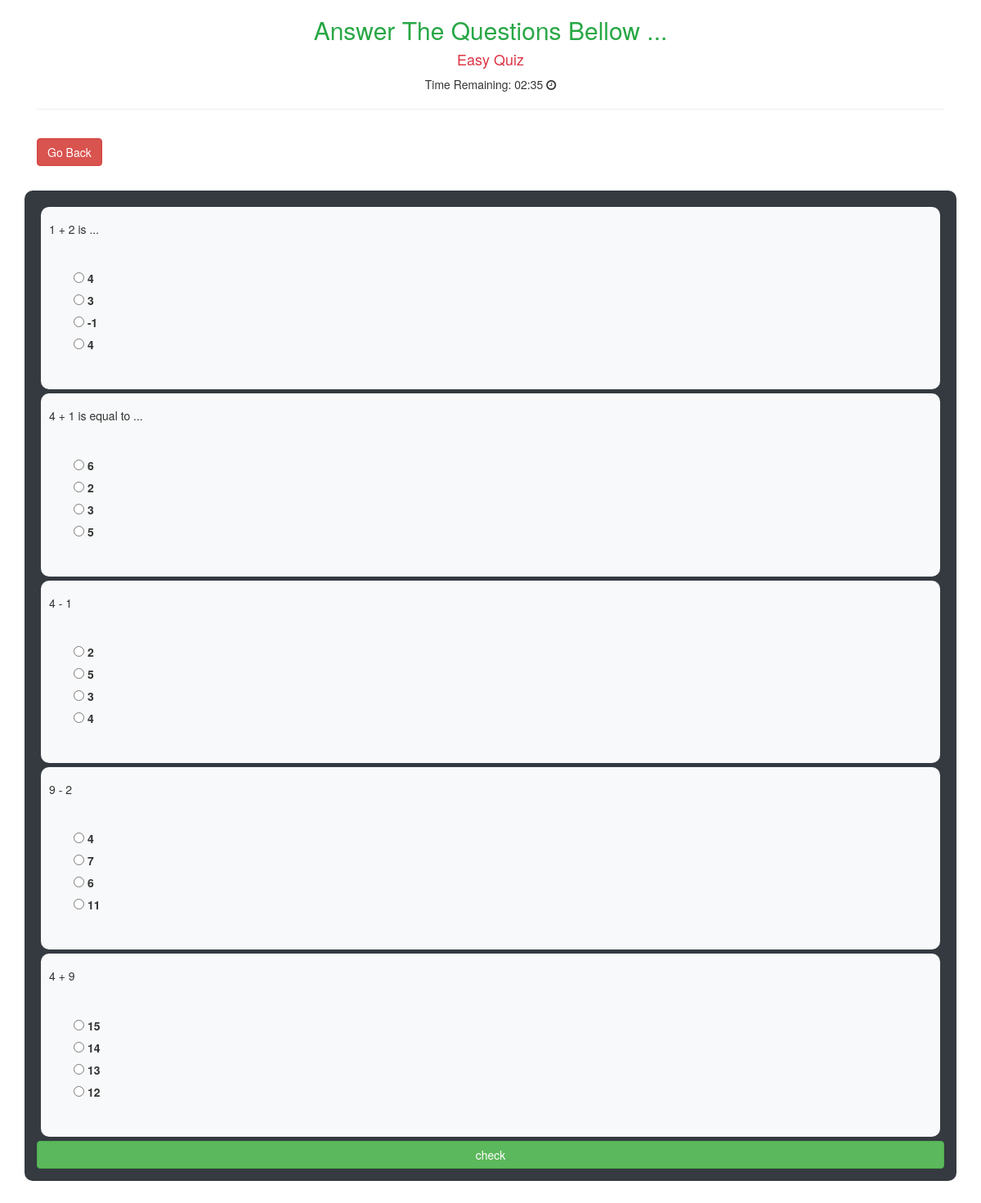
The page /1 (signed in) on the database its author committed.
### quiz/models.py (models this page shows, shortened)
class Quiz( models.Model ):
    name = models.CharField( max_length=100 )
    difficulty = models.CharField( choices=choices, max_length=100 )
    number_of_questions = models.IntegerField( default=0, help_text='number of questions for quiz' )
    min_score = models.IntegerField( default=0, help_text='min score you need to pass the quiz.' )
    required_time = models.IntegerField()

class Question( models.Model ):
    question_text = models.CharField( max_length=250 )
    quiz = models.ForeignKey( Quiz, on_delete=models.CASCADE )

class Answer( models.Model ):
    question = models.ForeignKey( Question, on_delete=models.CASCADE )
    is_correct = models.BooleanField( default=False )
    answer_text = models.CharField( max_length=200 )

### quiz/views.py (the view)
# urls.py: path( '<int:quiz_id>', quizView, name='quiz' ),
@login_required
def quizView(request, *args, **kwargs):
    quiz_id = kwargs['quiz_id']
    quiz = Quiz.objects.filter( id=quiz_id ).first()
    questions = quiz.question_set.all()
    context = {'quiz': quiz, 'questions': questions}
    return render( request, 'quiz/quiz-page.html', context )

### quiz/templates/quiz/quiz-page.html (shortened to what this page needs)
{% extends 'shared/_MainLayout.html' %}
{% block content %}
    <div class="container">
        <h2 class="text-center text-success">Answer The Questions Bellow ...</h2>
        <h4 class="text-center text-danger">{{ quiz.difficulty|title }} Quiz</h4>
        <p class="text-center">Time Remaining: 02:35 <i class="fa fa-clock-o"></i></p>
        <hr>
    </div>
    <div class="container mt-4 mb-5">
        <a href="{% url 'quiz:home-view' %}" class="btn btn-danger">Go Back</a>
    </div>
    <div class="container bg-dark p-4 mb-5" id="questions-div">
        <form method="post" id="quiz-form" action="{% url 'quiz:quiz-check' quiz.id %}">
            {% for question in questions %}
                <div class="p-3 m-2 bg-light question">
                    <div>
                        <h5>{{ question.question_text }}</h5>
                    </div>
                    <div class="p-5">
                        {% for ans in question.answer_set.all %}
                            <div class="d-block">
                                <input type="radio" class="mt-2 ans" name="{{ ans.question.question_text }}"
                                       value="{{ ans.answer_text }}">
                                <label for="{{ ans.question.question_text }}">{{ ans.answer_text }}</label>
                            </div>
                        {% endfor %}
                    </div>
                </div>
            {% endfor %}
            <button type="submit" class="btn btn-block btn-success">check</button>
        </form>
    </div>
{% endblock %}

### templates/shared/_MainLayout.html (shortened to what this page needs)
{% load static %}
<!DOCTYPE html>
<html lang="en">
<head>
    {% include 'shared/_Header.html' %}
</head>
<body>
{% block content %}
{% endblock %}
</body>
</html>

### templates/shared/_Header.html (shortened to what this page needs)
{% load static %}
<link rel="stylesheet" href="https://cdn.jsdelivr.net/npm/bootstrap@4.6.1/dist/css/bootstrap.min.css"
>
<link rel="stylesheet" href="https://cdnjs.cloudflare.com/ajax/libs/font-awesome/4.7.0/css/font-awesome.min.css">
<link rel="stylesheet" href="https://maxcdn.bootstrapcdn.com/bootstrap/3.3.7/css/bootstrap.min.css">
<link rel="stylesheet" href="{% static 'css/style.css' %}">

### static/css/style.css (style rules this page uses)
a { text-decoration: none; }
#questions-div { border-radius: 10px; }
.question { border-radius: 10px; }

### rows shown on the page
Quiz: difficulty "Easy"
Question: question_text "1 + 2 is ..."
Answer: answer_text "4"
Answer: answer_text "3"
Answer: answer_text "-1"
Answer: answer_text "4"
Question: question_text "4 + 1 is equal to ..."
Answer: answer_text "6"
Answer: answer_text "2"
Answer: answer_text "3"
Answer: answer_text "5"
Question: question_text "4 - 1"
Answer: answer_text "2"
Answer: answer_text "5"
Answer: answer_text "3"
Answer: answer_text "4"
Question: question_text "9 - 2"
Answer: answer_text "4"
Answer: answer_text "7"
Answer: answer_text "6"
Answer: answer_text "11"
Question: question_text "4 + 9"
Answer: answer_text "15"
Answer: answer_text "14"
Answer: answer_text "13"
Answer: answer_text "12"
